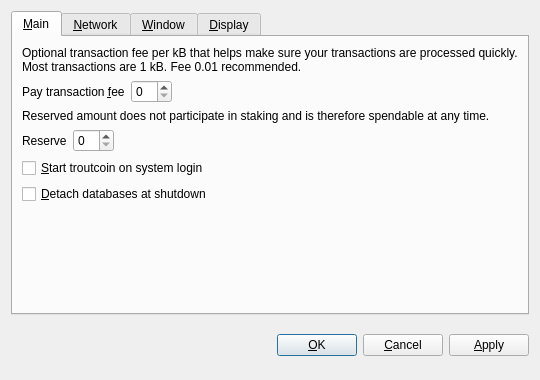
<?xml version="1.0" encoding="UTF-8"?>
<ui version="4.0">
 <class>OptionsDialog</class>
 <widget class="QDialog" name="OptionsDialog">
  <property name="geometry">
   <rect>
    <x>0</x>
    <y>0</y>
    <width>540</width>
    <height>380</height>
   </rect>
  </property>
  <property name="windowTitle">
   <string>Options</string>
  </property>
  <property name="modal">
   <bool>true</bool>
  </property>
  <layout class="QVBoxLayout" name="verticalLayout">
   <item>
    <widget class="QTabWidget" name="tabWidget">
     <property name="tabPosition">
      <enum>QTabWidget::North</enum>
     </property>
     <property name="currentIndex">
      <number>0</number>
     </property>
     <widget class="QWidget" name="tabMain">
      <attribute name="title">
       <string>&amp;Main</string>
      </attribute>
      <layout class="QVBoxLayout" name="verticalLayout_Main">
       <item>
        <widget class="QLabel" name="transactionFeeInfoLabel">
         <property name="text">
          <string>Optional transaction fee per kB that helps make sure your transactions are processed quickly. Most transactions are 1 kB. Fee 0.01 recommended.</string>
         </property>
         <property name="textFormat">
          <enum>Qt::PlainText</enum>
         </property>
         <property name="wordWrap">
          <bool>true</bool>
         </property>
        </widget>
       </item>
       <item>
        <layout class="QHBoxLayout" name="horizontalLayoutFee">
         <item>
          <widget class="QLabel" name="transactionFeeLabel">
           <property name="text">
            <string>Pay transaction &amp;fee</string>
           </property>
           <property name="textFormat">
            <enum>Qt::PlainText</enum>
           </property>
           <property name="buddy">
            <cstring>transactionFee</cstring>
           </property>
          </widget>
         </item>
         <item>
          <widget class="BitcoinAmountField" name="transactionFee"/>
         </item>
         <item>
          <spacer name="horizontalSpacerFee">
           <property name="orientation">
            <enum>Qt::Horizontal</enum>
           </property>
           <property name="sizeHint" stdset="0">
            <size>
             <width>40</width>
             <height>20</height>
            </size>
           </property>
          </spacer>
         </item>
        </layout>
       </item>
       <item>
        <widget class="QLabel" name="reserveBalanceInfoLabel">
         <property name="text">
          <string>Reserved amount does not participate in staking and is therefore spendable at any time.</string>
         </property>
         <property name="textFormat">
          <enum>Qt::PlainText</enum>
         </property>
         <property name="wordWrap">
          <bool>true</bool>
         </property>
        </widget>
       </item>
       <item>
        <layout class="QHBoxLayout" name="horizontalLayoutReserveBalance">
         <item>
          <widget class="QLabel" name="reserveBalanceLabel">
           <property name="text">
            <string>Reserve</string>
           </property>
           <property name="textFormat">
            <enum>Qt::PlainText</enum>
           </property>
           <property name="buddy">
            <cstring>reserveBalance</cstring>
           </property>
          </widget>
         </item>
         <item>
          <widget class="BitcoinAmountField" name="reserveBalance"/>
         </item>
         <item>
          <spacer name="horizontalSpacerReserveBalance">
           <property name="orientation">
            <enum>Qt::Horizontal</enum>
           </property>
           <property name="sizeHint" stdset="0">
            <size>
             <width>40</width>
             <height>20</height>
            </size>
           </property>
          </spacer>
         </item>
        </layout>
       </item>
       <item>
        <widget class="QCheckBox" name="bitcoinAtStartup">
         <property name="toolTip">
          <string>Automatically start troutcoin after logging in to the system.</string>
         </property>
         <property name="text">
          <string>&amp;Start troutcoin on system login</string>
         </property>
        </widget>
       </item>
       <item>
        <widget class="QCheckBox" name="detachDatabases">
         <property name="toolTip">
          <string>Detach block and address databases at shutdown. This means they can be moved to another data directory, but it slows down shutdown. The wallet is always detached.</string>
         </property>
         <property name="text">
          <string>&amp;Detach databases at shutdown</string>
         </property>
        </widget>
       </item>
       <item>
        <spacer name="verticalSpacer_Main">
         <property name="orientation">
          <enum>Qt::Vertical</enum>
         </property>
         <property name="sizeHint" stdset="0">
          <size>
           <width>20</width>
           <height>40</height>
          </size>
         </property>
        </spacer>
       </item>
      </layout>
     </widget>
     <widget class="QWidget" name="tabNetwork">
      <attribute name="title">
       <string>&amp;Network</string>
      </attribute>
      <layout class="QVBoxLayout" name="verticalLayout_Network">
       <item>
        <widget class="QCheckBox" name="mapPortUpnp">
         <property name="toolTip">
          <string>Automatically open the troutcoin client port on the router. This only works when your router supports UPnP and it is enabled.</string>
         </property>
         <property name="text">
          <string>Map port using &amp;UPnP</string>
         </property>
        </widget>
       </item>
       <item>
        <widget class="QCheckBox" name="connectSocks">
         <property name="toolTip">
          <string>Connect to the troutcoin network through a SOCKS proxy (e.g. when connecting through Tor).</string>
         </property>
         <property name="text">
          <string>&amp;Connect through SOCKS proxy:</string>
         </property>
        </widget>
       </item>
       <item>
        <layout class="QHBoxLayout" name="horizontalLayout_Network">
         <item>
          <widget class="QLabel" name="proxyIpLabel">
           <property name="text">
            <string>Proxy &amp;IP:</string>
           </property>
           <property name="textFormat">
            <enum>Qt::PlainText</enum>
           </property>
           <property name="buddy">
            <cstring>proxyIp</cstring>
           </property>
          </widget>
         </item>
         <item>
          <widget class="QValidatedLineEdit" name="proxyIp">
           <property name="maximumSize">
            <size>
             <width>140</width>
             <height>16777215</height>
            </size>
           </property>
           <property name="toolTip">
            <string>IP address of the proxy (e.g. 127.0.0.1)</string>
           </property>
          </widget>
         </item>
         <item>
          <widget class="QLabel" name="proxyPortLabel">
           <property name="text">
            <string>&amp;Port:</string>
           </property>
           <property name="textFormat">
            <enum>Qt::PlainText</enum>
           </property>
           <property name="buddy">
            <cstring>proxyPort</cstring>
           </property>
          </widget>
         </item>
         <item>
          <widget class="QLineEdit" name="proxyPort">
           <property name="maximumSize">
            <size>
             <width>55</width>
             <height>16777215</height>
            </size>
           </property>
           <property name="toolTip">
            <string>Port of the proxy (e.g. 9050)</string>
           </property>
          </widget>
         </item>
         <item>
          <widget class="QLabel" name="socksVersionLabel">
           <property name="text">
            <string>SOCKS &amp;Version:</string>
           </property>
           <property name="textFormat">
            <enum>Qt::PlainText</enum>
           </property>
           <property name="buddy">
            <cstring>socksVersion</cstring>
           </property>
          </widget>
         </item>
         <item>
          <widget class="QValueComboBox" name="socksVersion">
           <property name="toolTip">
            <string>SOCKS version of the proxy (e.g. 5)</string>
           </property>
          </widget>
         </item>
         <item>
          <spacer name="horizontalSpacer_Network">
           <property name="orientation">
            <enum>Qt::Horizontal</enum>
           </property>
           <property name="sizeHint" stdset="0">
            <size>
             <width>40</width>
             <height>20</height>
            </size>
           </property>
          </spacer>
         </item>
        </layout>
       </item>
       <item>
        <spacer name="verticalSpacer_Network">
         <property name="orientation">
          <enum>Qt::Vertical</enum>
         </property>
         <property name="sizeHint" stdset="0">
          <size>
           <width>20</width>
           <height>40</height>
          </size>
         </property>
        </spacer>
       </item>
      </layout>
     </widget>
     <widget class="QWidget" name="tabWindow">
      <attribute name="title">
       <string>&amp;Window</string>
      </attribute>
      <layout class="QVBoxLayout" name="verticalLayout_Window">
       <item>
        <widget class="QCheckBox" name="minimizeToTray">
         <property name="toolTip">
          <string>Show only a tray icon after minimizing the window.</string>
         </property>
         <property name="text">
          <string>&amp;Minimize to the tray instead of the taskbar</string>
         </property>
        </widget>
       </item>
       <item>
        <widget class="QCheckBox" name="minimizeOnClose">
         <property name="toolTip">
          <string>Minimize instead of exit the application when the window is closed. When this option is enabled, the application will be closed only after selecting Quit in the menu.</string>
         </property>
         <property name="text">
          <string>M&amp;inimize on close</string>
         </property>
        </widget>
       </item>
       <item>
        <spacer name="verticalSpacer_Window">
         <property name="orientation">
          <enum>Qt::Vertical</enum>
         </property>
         <property name="sizeHint" stdset="0">
          <size>
           <width>20</width>
           <height>40</height>
          </size>
         </property>
        </spacer>
       </item>
      </layout>
     </widget>
     <widget class="QWidget" name="tabDisplay">
      <attribute name="title">
       <string>&amp;Display</string>
      </attribute>
      <layout class="QVBoxLayout" name="verticalLayout_Display">
       <item>
        <layout class="QHBoxLayout" name="horizontalLayout_1_Display">
         <item>
          <widget class="QLabel" name="langLabel">
           <property name="text">
            <string>User Interface &amp;language:</string>
           </property>
           <property name="textFormat">
            <enum>Qt::PlainText</enum>
           </property>
           <property name="buddy">
            <cstring>lang</cstring>
           </property>
          </widget>
         </item>
         <item>
          <widget class="QValueComboBox" name="lang">
           <property name="toolTip">
            <string>The user interface language can be set here. This setting will take effect after restarting troutcoin.</string>
           </property>
          </widget>
         </item>
        </layout>
       </item>
       <item>
        <layout class="QHBoxLayout" name="horizontalLayout_2_Display">
         <item>
          <widget class="QLabel" name="unitLabel">
           <property name="text">
            <string>&amp;Unit to show amounts in:</string>
           </property>
           <property name="textFormat">
            <enum>Qt::PlainText</enum>
           </property>
           <property name="buddy">
            <cstring>unit</cstring>
           </property>
          </widget>
         </item>
         <item>
          <widget class="QValueComboBox" name="unit">
           <property name="toolTip">
            <string>Choose the default subdivision unit to show in the interface and when sending coins.</string>
           </property>
          </widget>
         </item>
        </layout>
       </item>
       <item>
        <widget class="QCheckBox" name="displayAddresses">
         <property name="toolTip">
          <string>Whether to show troutcoin addresses in the transaction list or not.</string>
         </property>
         <property name="text">
          <string>&amp;Display addresses in transaction list</string>
         </property>
        </widget>
       </item>
       <item>
        <widget class="QCheckBox" name="coinControlFeatures">
         <property name="toolTip">
          <string>Whether to show coin control features or not.</string>
         </property>
         <property name="text">
          <string>Display coin &amp;control features (experts only!)</string>
         </property>
        </widget>
       </item>
       <item>
        <spacer name="verticalSpacer_Display">
         <property name="orientation">
          <enum>Qt::Vertical</enum>
         </property>
         <property name="sizeHint" stdset="0">
          <size>
           <width>20</width>
           <height>40</height>
          </size>
         </property>
        </spacer>
       </item>
      </layout>
     </widget>
    </widget>
   </item>
   <item>
    <layout class="QHBoxLayout" name="horizontalLayout_Buttons">
     <item>
      <spacer name="horizontalSpacer_1">
       <property name="orientation">
        <enum>Qt::Horizontal</enum>
       </property>
       <property name="sizeHint" stdset="0">
        <size>
         <width>40</width>
         <height>48</height>
        </size>
       </property>
      </spacer>
     </item>
     <item>
      <widget class="QLabel" name="statusLabel">
       <property name="font">
        <font>
         <weight>75</weight>
         <bold>true</bold>
        </font>
       </property>
       <property name="text">
        <string/>
       </property>
       <property name="textFormat">
        <enum>Qt::PlainText</enum>
       </property>
       <property name="wordWrap">
        <bool>true</bool>
       </property>
      </widget>
     </item>
     <item>
      <spacer name="horizontalSpacer_2">
       <property name="orientation">
        <enum>Qt::Horizontal</enum>
       </property>
       <property name="sizeHint" stdset="0">
        <size>
         <width>40</width>
         <height>48</height>
        </size>
       </property>
      </spacer>
     </item>
     <item>
      <widget class="QPushButton" name="okButton">
       <property name="text">
        <string>&amp;OK</string>
       </property>
      </widget>
     </item>
     <item>
      <widget class="QPushButton" name="cancelButton">
       <property name="text">
        <string>&amp;Cancel</string>
       </property>
       <property name="autoDefault">
        <bool>false</bool>
       </property>
      </widget>
     </item>
     <item>
      <widget class="QPushButton" name="applyButton">
       <property name="text">
        <string>&amp;Apply</string>
       </property>
       <property name="autoDefault">
        <bool>false</bool>
       </property>
      </widget>
     </item>
    </layout>
   </item>
  </layout>
 </widget>
 <customwidgets>
  <customwidget>
   <class>BitcoinAmountField</class>
   <extends>QSpinBox</extends>
   <header>bitcoinamountfield.h</header>
  </customwidget>
  <customwidget>
   <class>QValueComboBox</class>
   <extends>QComboBox</extends>
   <header>qvaluecombobox.h</header>
  </customwidget>
  <customwidget>
   <class>QValidatedLineEdit</class>
   <extends>QLineEdit</extends>
   <header>qvalidatedlineedit.h</header>
  </customwidget>
 </customwidgets>
 <resources/>
 <connections/>
</ui>
